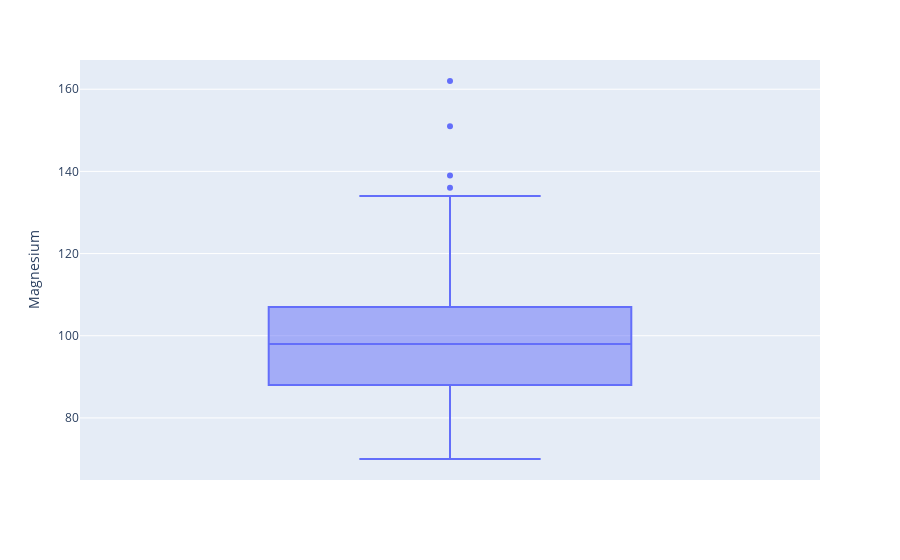

Notebook code for this chart:
### Code cell
fig = plt.figure(figsize=(8,6))
px.box(df, y='Magnesium')

### Figure 1 — Plotly figure (JSON) as saved in the notebook; plotly's stock layout.template omitted (floating-point values rounded to 4 significant figures; data arrays with more than 128 entries replaced by an {"elided": "..."} marker saying what was removed)
{"data": [{"alignmentgroup": "True", "hovertemplate": "Magnesium=%{y}<extra></extra>", "legendgroup": "", "marker": {"color": "#636efa"}, "name": "", "notched": false, "offsetgroup": "", "orientation": "v", "showlegend": false, "type": "box", "x0": " ", "xaxis": "x", "y": {"elided": "178 int values"}, "y0": " ", "yaxis": "y"}], "layout": {"boxmode": "group", "legend": {"tracegroupgap": 0}, "margin": {"t": 60}, "xaxis": {"anchor": "y", "domain": [0, 1]}, "yaxis": {"anchor": "x", "domain": [0, 1], "title": {"text": "Magnesium"}}}}
